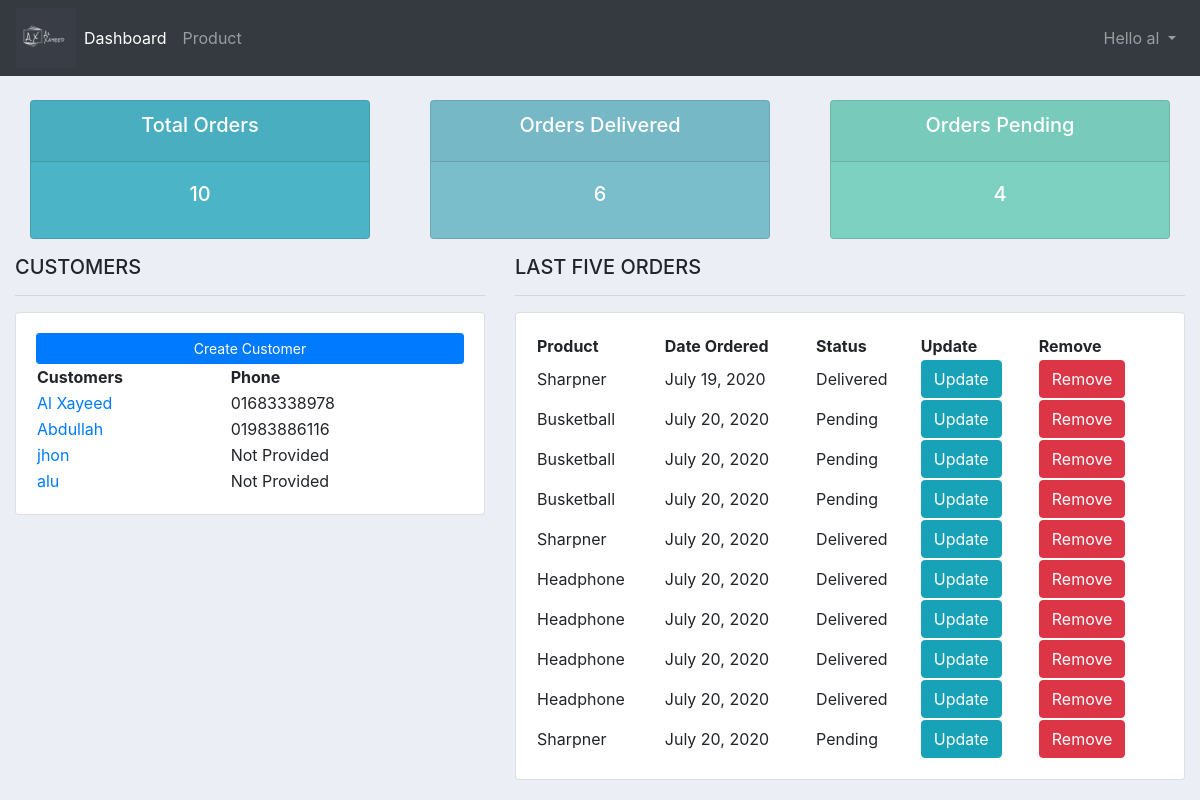
The app's page / (signed in) with its own data.
### accounts/models.py (models this page shows, shortened)
class Customer(models.Model):
    user = models.OneToOneField(User, null=True, on_delete=models.CASCADE)
    name = models.CharField(max_length=200, null=True)
    phone = models.CharField(max_length=15, null=True)
    email = models.CharField(max_length=50, null=True)
    profile_pic = models.ImageField(null=True, blank=True)
    date_joined = models.DateTimeField(auto_now_add=True, null=True, blank= True)

class Order(models.Model):
    STATUS = (
        ('Pending', 'Pending'),
        ('Out of Stock', 'Stock Out'),
        ('Delivered', 'Delivered'),
    )
    customer = models.ForeignKey(Customer,null=True, on_delete=models.CASCADE) #Order will be deleted if the customer is deleted
    product = models.ForeignKey(Product, null=True,on_delete=models.SET_NULL) #if the Product is deleted,order will remain same with a null value for product
    date_ordered = models.DateTimeField(auto_now_add=True, null=True)
    status = models.CharField(max_length=50, null=True, choices=STATUS)
    note = models.CharField(max_length=500, null=True)

class Product(models.Model):
    CATAGORY = (
        ('Indoor', 'Indoor'),
        ('Outdoor', 'Out door')
    )
    name = models.CharField(max_length=100, null=True)
    price = models.FloatField(null=True)
    catagory = models.CharField(max_length=100, choices=CATAGORY, null=True)
    description = models.CharField(max_length=200, null=True)
    date_created = models.DateTimeField(auto_now_add=True)
    tags = models.ManyToManyField(Tag)
    def __str__(self):
        return self.name

### accounts/decorators.py (the view)
        def wrapper_func(request, *args, **kwargs):
            group = None
            if request.user.groups.exists():
                group = request.user.groups.all()[0].name
            if group == 'customer':
                return redirect('user_home')
            if group == 'admin':
                return view_func(request, *args, **kwargs)

### accounts/views.py (called while the page is built)
@login_required(login_url='login')
@admin_only
def home(request):
    orders = Order.objects.all()
    customers = Customer.objects.all()
    total_customers = customers.count()
    total_orders = orders.count()
    delivered = orders.filter(status='Delivered').count()
    pending = orders.filter(status='Pending').count()
    context = {'orders': orders, 'customers': customers, 'total_orders': total_orders , 'delivered': delivered, 'pending' : pending}
    return render(request, 'accounts/index.html', context)

### accounts/templates/accounts/index.html (shortened to what this page needs)
{% extends 'accounts/base.html' %}
{% block content %}
{% include 'accounts/status.html' %}
<div class="row">
    <div class="col-md-5">
        <h5>CUSTOMERS</h5>
        <hr>
        <div class="card card-body">
            <a class="btn btn-primary btn-sm btn-block" href="">Create Customer</a>
            <table table table-sm>
                <tr>
                    <th>Customers</th>
                    <th>Phone</th>
                </tr>
                {% for i in customers %}
                <tr>
                    <td><a style="text-decoration: none;" href="{% url 'customer' i.id %}">
                        {% if i.name %}{{ i.name }}
                        {% else %}{{ i.user }}</a></td>
                        {% endif %}
                    <td>{% if i.phone %}{{ i.phone }}
                        {% else %}{{ 'Not Provided' }}</a></td>
                        {% endif %}</td>
                </tr>
                {% endfor %}
            </table>
        </div>
    </div>
    <div class="col-md-7">
        <h5>LAST FIVE ORDERS</h5>
        <hr>
        <div class="card card-body">
            <table table table-sm>
                <tr>
                    <th>Product</th>
                    <th>Date Ordered</th>
                    <th>Status</th>
                    <th>Update</th>
                    <th>Remove</th>
                </tr>
                {% for i in orders %}
                <tr>
                    <td>{{ i.product }}</td>
                    <td>{{ i.date_ordered.date }}</td>
                    <td>{{ i.status }}</td>
                    <td><a class="btn btn-info" href="{% url 'update_order' i.id%}"> Update</td>
                    <td><a class="btn btn-danger" href="{% url 'delete_order' i.id %}"> Remove</td>
                </tr>
                {% endfor %}
            </table>
        </div>
    </div>
</div>
{% endblock %}

### accounts/templates/accounts/navbar.html (shortened to what this page needs)
{% load static %}
<nav class="navbar navbar-expand-lg navbar-dark bg-dark">
    <img src="{% static '/img/logo.png' %}"  alt="CRM" id="logo">
    <div class="collapse navbar-collapse" id="navbarNav">
      {% if request.user.is_staff %}
      <ul class="navbar-nav">
        <li class="nav-item active">
          <a class="nav-link" href="{% url 'home' %}">Dashboard <span class="sr-only">(current)</span></a>
        </li>
        <li class="nav-item">
          <a class="nav-link" href="{% url 'product' %}">Product</a>
        </li>
      </ul>
      {% endif %}
      <li class="nav-item dropdown navbar-nav ml-auto">
        <a class="nav-link dropdown-toggle" href="#" id="navbarDropdown" role="button" data-toggle="dropdown" aria-haspopup="true" aria-expanded="false">
        {% if user %}
        Hello {{ request.user }}
        {% endif %}
        </a>
      </li>
    </div>
  </nav>

### static/css/main.css (style rules this page uses)
#logo { max-width: 60px; max-height: 60px; }
body { background-color: #ebeff5; }

### records on screen
Customer: name "Al Xayeed", phone "01683338978"
Customer: name "Abdullah", phone "01983886116"
Customer: user "jhon", value "Not Provided"
Customer: user "alu", value "Not Provided"
Order: product "Sharpner", date_ordered "July 19, 2020", status "Delivered"
Order: product "Busketball", date_ordered "July 20, 2020", status "Pending"
Order: product "Busketball", date_ordered "July 20, 2020", status "Pending"
Order: product "Busketball", date_ordered "July 20, 2020", status "Pending"
Order: product "Sharpner", date_ordered "July 20, 2020", status "Delivered"
Order: product "Headphone", date_ordered "July 20, 2020", status "Delivered"
Order: product "Headphone", date_ordered "July 20, 2020", status "Delivered"
Order: product "Headphone", date_ordered "July 20, 2020", status "Delivered"
Order: product "Headphone", date_ordered "July 20, 2020", status "Delivered"
Order: product "Sharpner", date_ordered "July 20, 2020", status "Pending"

### other values on screen
{{ request.user }} "al"
{{ total_orders }} "10"
{{ delivered }} "6"
{{ pending }} "4"
